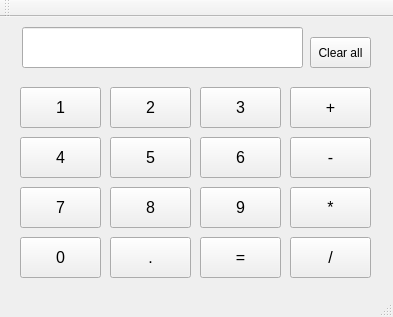
<?xml version="1.0" encoding="UTF-8"?>
<ui version="4.0">
 <class>Calculator</class>
 <widget class="QMainWindow" name="Calculator">
  <property name="geometry">
   <rect>
    <x>0</x>
    <y>0</y>
    <width>393</width>
    <height>317</height>
   </rect>
  </property>
  <property name="minimumSize">
   <size>
    <width>393</width>
    <height>317</height>
   </size>
  </property>
  <property name="maximumSize">
   <size>
    <width>393</width>
    <height>317</height>
   </size>
  </property>
  <property name="windowTitle">
   <string>Calculator</string>
  </property>
  <widget class="QWidget" name="centralWidget">
   <widget class="QLineEdit" name="result">
    <property name="geometry">
     <rect>
      <x>22</x>
      <y>10</y>
      <width>281</width>
      <height>41</height>
     </rect>
    </property>
    <property name="font">
     <font>
      <pointsize>14</pointsize>
     </font>
    </property>
    <property name="readOnly">
     <bool>true</bool>
    </property>
   </widget>
   <widget class="QToolButton" name="one">
    <property name="geometry">
     <rect>
      <x>20</x>
      <y>70</y>
      <width>81</width>
      <height>41</height>
     </rect>
    </property>
    <property name="font">
     <font>
      <pointsize>12</pointsize>
     </font>
    </property>
    <property name="text">
     <string>1</string>
    </property>
   </widget>
   <widget class="QToolButton" name="two">
    <property name="geometry">
     <rect>
      <x>110</x>
      <y>70</y>
      <width>81</width>
      <height>41</height>
     </rect>
    </property>
    <property name="font">
     <font>
      <pointsize>12</pointsize>
     </font>
    </property>
    <property name="text">
     <string>2</string>
    </property>
   </widget>
   <widget class="QToolButton" name="three">
    <property name="geometry">
     <rect>
      <x>200</x>
      <y>70</y>
      <width>81</width>
      <height>41</height>
     </rect>
    </property>
    <property name="font">
     <font>
      <pointsize>12</pointsize>
     </font>
    </property>
    <property name="text">
     <string>3</string>
    </property>
   </widget>
   <widget class="QToolButton" name="plus">
    <property name="geometry">
     <rect>
      <x>290</x>
      <y>70</y>
      <width>81</width>
      <height>41</height>
     </rect>
    </property>
    <property name="font">
     <font>
      <pointsize>12</pointsize>
     </font>
    </property>
    <property name="text">
     <string>+</string>
    </property>
   </widget>
   <widget class="QToolButton" name="four">
    <property name="geometry">
     <rect>
      <x>20</x>
      <y>120</y>
      <width>81</width>
      <height>41</height>
     </rect>
    </property>
    <property name="font">
     <font>
      <pointsize>12</pointsize>
     </font>
    </property>
    <property name="text">
     <string>4</string>
    </property>
   </widget>
   <widget class="QToolButton" name="five">
    <property name="geometry">
     <rect>
      <x>110</x>
      <y>120</y>
      <width>81</width>
      <height>41</height>
     </rect>
    </property>
    <property name="font">
     <font>
      <pointsize>12</pointsize>
     </font>
    </property>
    <property name="text">
     <string>5</string>
    </property>
   </widget>
   <widget class="QToolButton" name="six">
    <property name="geometry">
     <rect>
      <x>200</x>
      <y>120</y>
      <width>81</width>
      <height>41</height>
     </rect>
    </property>
    <property name="font">
     <font>
      <pointsize>12</pointsize>
     </font>
    </property>
    <property name="text">
     <string>6</string>
    </property>
   </widget>
   <widget class="QToolButton" name="seven">
    <property name="geometry">
     <rect>
      <x>20</x>
      <y>170</y>
      <width>81</width>
      <height>41</height>
     </rect>
    </property>
    <property name="font">
     <font>
      <pointsize>12</pointsize>
     </font>
    </property>
    <property name="text">
     <string>7</string>
    </property>
   </widget>
   <widget class="QToolButton" name="eight">
    <property name="geometry">
     <rect>
      <x>110</x>
      <y>170</y>
      <width>81</width>
      <height>41</height>
     </rect>
    </property>
    <property name="font">
     <font>
      <pointsize>12</pointsize>
     </font>
    </property>
    <property name="text">
     <string>8</string>
    </property>
   </widget>
   <widget class="QToolButton" name="nine">
    <property name="geometry">
     <rect>
      <x>200</x>
      <y>170</y>
      <width>81</width>
      <height>41</height>
     </rect>
    </property>
    <property name="font">
     <font>
      <pointsize>12</pointsize>
     </font>
    </property>
    <property name="text">
     <string>9</string>
    </property>
   </widget>
   <widget class="QToolButton" name="minus">
    <property name="geometry">
     <rect>
      <x>290</x>
      <y>120</y>
      <width>81</width>
      <height>41</height>
     </rect>
    </property>
    <property name="font">
     <font>
      <pointsize>12</pointsize>
     </font>
    </property>
    <property name="text">
     <string>-</string>
    </property>
   </widget>
   <widget class="QToolButton" name="zero">
    <property name="geometry">
     <rect>
      <x>20</x>
      <y>220</y>
      <width>81</width>
      <height>41</height>
     </rect>
    </property>
    <property name="font">
     <font>
      <pointsize>12</pointsize>
     </font>
    </property>
    <property name="text">
     <string>0</string>
    </property>
   </widget>
   <widget class="QToolButton" name="multiplication">
    <property name="geometry">
     <rect>
      <x>290</x>
      <y>170</y>
      <width>81</width>
      <height>41</height>
     </rect>
    </property>
    <property name="font">
     <font>
      <pointsize>12</pointsize>
     </font>
    </property>
    <property name="text">
     <string>*</string>
    </property>
   </widget>
   <widget class="QToolButton" name="division">
    <property name="geometry">
     <rect>
      <x>290</x>
      <y>220</y>
      <width>81</width>
      <height>41</height>
     </rect>
    </property>
    <property name="font">
     <font>
      <pointsize>12</pointsize>
     </font>
    </property>
    <property name="text">
     <string>/</string>
    </property>
   </widget>
   <widget class="QToolButton" name="equal">
    <property name="geometry">
     <rect>
      <x>200</x>
      <y>220</y>
      <width>81</width>
      <height>41</height>
     </rect>
    </property>
    <property name="font">
     <font>
      <pointsize>12</pointsize>
     </font>
    </property>
    <property name="text">
     <string>=</string>
    </property>
   </widget>
   <widget class="QToolButton" name="point">
    <property name="geometry">
     <rect>
      <x>110</x>
      <y>220</y>
      <width>81</width>
      <height>41</height>
     </rect>
    </property>
    <property name="font">
     <font>
      <pointsize>12</pointsize>
     </font>
    </property>
    <property name="text">
     <string>.</string>
    </property>
   </widget>
   <widget class="QToolButton" name="clearButton">
    <property name="geometry">
     <rect>
      <x>310</x>
      <y>20</y>
      <width>61</width>
      <height>31</height>
     </rect>
    </property>
    <property name="text">
     <string>Clear all</string>
    </property>
   </widget>
  </widget>
  <widget class="QMenuBar" name="menuBar">
   <property name="geometry">
    <rect>
     <x>0</x>
     <y>0</y>
     <width>393</width>
     <height>21</height>
    </rect>
   </property>
  </widget>
  <widget class="QToolBar" name="mainToolBar">
   <attribute name="toolBarArea">
    <enum>TopToolBarArea</enum>
   </attribute>
   <attribute name="toolBarBreak">
    <bool>false</bool>
   </attribute>
  </widget>
  <widget class="QStatusBar" name="statusBar"/>
 </widget>
 <layoutdefault spacing="6" margin="11"/>
 <resources/>
 <connections/>
</ui>
